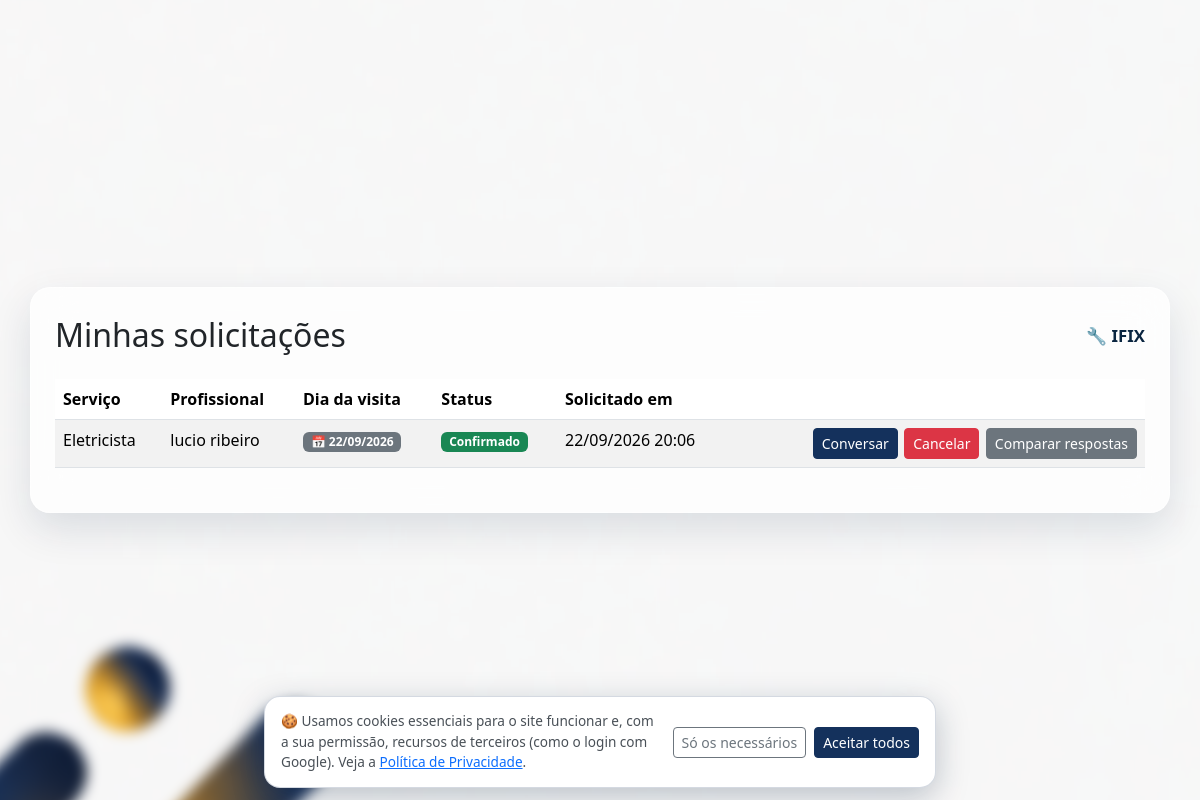
The app's page /servicos/minhas-solicitacoes/ (signed in) with its own data.
### services/models.py (models this page shows, shortened)
class SolicitacaoServico(models.Model):
    STATUS_PENDENTE = 'pendente'
    STATUS_CONFIRMADO = 'confirmado'
    STATUS_CONCLUIDO = 'concluido'
    STATUS_CANCELADO = 'cancelado'
    STATUS_CHOICES = (
        (STATUS_PENDENTE, 'Pendente'),
        (STATUS_CONFIRMADO, 'Confirmado'),
        (STATUS_CONCLUIDO, 'Concluído'),
        (STATUS_CANCELADO, 'Cancelado'),
    )
    usuario = models.ForeignKey(
        settings.AUTH_USER_MODEL,
        on_delete=models.CASCADE,
        related_name='solicitacoes',
    )
    servico = models.ForeignKey(
        Servico,
        on_delete=models.CASCADE,
        related_name='solicitacoes',
    )
    mensagem = models.TextField(blank=True, verbose_name='Mensagem/observações')
    data_visita = models.DateField(
        null=True, blank=True,
        verbose_name='Dia da visita solicitado',
        help_text='Dia escolhido pelo cliente, no calendário, para a visita do profissional.',
    )
    status = models.CharField(max_length=15, choices=STATUS_CHOICES, default=STATUS_PENDENTE)
    visita_concluida_em = models.DateTimeField(
        null=True, blank=True,
        verbose_name='Visita concluída em',
        help_text='Preenchido quando o cliente confirma que o profissional foi até a casa dele, liberando a aba Orçamentos para essa solicitação.',
    )
    TURNO_MANHA = 'manha'
    TURNO_TARDE = 'tarde'
    TURNO_NOITE = 'noite'
    TURNO_QUALQUER = 'qualquer'
    TURNO_CHOICES = (
        (TURNO_MANHA, 'Manhã (8h às 12h)'),
        (TURNO_TARDE, 'Tarde (12h às 18h)'),
        (TURNO_NOITE, 'Noite (18h às 21h)'),
        (TURNO_QUALQUER, 'Qualquer horário'),
    )
    TURNOS_CURTOS = {
        TURNO_MANHA: 'Manhã',
        TURNO_TARDE: 'Tarde',
        TURNO_NOITE: 'Noite',
        TURNO_QUALQUER: 'Qualquer horário',
    }
    turno = models.CharField(
        max_length=10, choices=TURNO_CHOICES, default=TURNO_QUALQUER,
        verbose_name='Turno preferido',
    )
    urgente = models.BooleanField(
        default=False, verbose_name='Urgente (hoje)',
        help_text='O cliente precisa do atendimento hoje; o pedido aparece em destaque para o profissional.',
    )
    grupo = models.UUIDField(
        null=True, blank=True, db_index=True, editable=False,
        help_text='Pedidos criados juntos, para vários profissionais ao mesmo tempo, dividem o mesmo grupo (usado na comparação).',
    )
    latitude = models.FloatField(null=True, blank=True, verbose_name='Latitude do local da visita')
    longitude = models.FloatField(null=True, blank=True, verbose_name='Longitude do local da visita')
    endereco_visita = models.CharField(
        max_length=255, blank=True, verbose_name='Endereço / ponto de referência da visita',
    )
    a_caminho_em = models.DateTimeField(
        null=True, blank=True, verbose_name='Profissional avisou que está a caminho (1ª visita)',
    )
    reagendamentos = models.PositiveSmallIntegerField(
        default=0, verbose_name='Reagendamentos aceitos (1ª visita)',
    )
    cancelado_por = models.ForeignKey(
        settings.AUTH_USER_MODEL, null=True, blank=True, on_delete=models.SET_NULL,
        related_name='solicitacoes_canceladas', verbose_name='Cancelado por',
    )
    cancelado_em = models.DateTimeField(null=True, blank=True, verbose_name='Cancelado em')
    motivo_cancelamento = models.TextField(blank=True, verbose_name='Motivo do cancelamento')
    cancelamento_tardio = models.BooleanField(
        default=False, verbose_name='Cancelamento tardio',
        help_text='Cancelado com menos antecedência do que a regra permite (ver services/regras.py).',
    )
    respondida_em = models.DateTimeField(
        null=True, blank=True, verbose_name='Respondida pelo profissional em',
        help_text='Quando o profissional aceitou ou recusou o pedido (base do tempo de resposta do perfil).',
    )
    criado_em = models.DateTimeField(auto_now_add=True)
    class Meta:
        verbose_name = 'Solicitação de serviço'
        verbose_name_plural = 'Solicitações de serviço'
        ordering = ['-criado_em']
    @property
    def tem_gps(self):
        return self.latitude is not None and self.longitude is not None

class Servico(models.Model):
    profissional = models.ForeignKey(
        settings.AUTH_USER_MODEL,
        on_delete=models.CASCADE,
        related_name='servicos',
        limit_choices_to={'profile__tipo': 'profissional'},
    )
    categoria = models.ForeignKey(
        CategoriaServico,
        on_delete=models.PROTECT,
        related_name='servicos',
    )
    nome = models.CharField(max_length=150, verbose_name='Nome do serviço')  # P4
    slug = models.SlugField(
        max_length=180, unique=True, blank=True,
        help_text='Gerado sozinho (ex.: eletricista-joao-silva-12) - usado na URL da página do serviço.',
    )
    subservico = models.CharField(
        max_length=150, blank=True, verbose_name='Subserviço',
    )  # P4.1 - opção específica dentro do serviço, conforme a categoria
    descricao = models.TextField(verbose_name='Observação')  # P5
    preco_min = models.DecimalField(
        max_digits=10, decimal_places=2,
        validators=[MinValueValidator(0)],
        verbose_name='Preço da visita a partir de (R$)',
    )  # P6
    preco_max = models.DecimalField(
        max_digits=10, decimal_places=2,
        validators=[MinValueValidator(0)],
        verbose_name='Preço da visita até (R$)',
    )  # P6
    duracao_minutos = models.PositiveIntegerField(verbose_name='Duração estimada (minutos)')  # P7
    criado_em = models.DateTimeField(auto_now_add=True)
    atualizado_em = models.DateTimeField(auto_now=True)
    class Meta:
        verbose_name = 'Serviço'
        verbose_name_plural = 'Serviços'
        ordering = ['-criado_em']

### services/views.py (the view)
# urls.py: path('minhas-solicitacoes/', views.minhas_solicitacoes, name='minhas_solicitacoes'),
@user_required
def minhas_solicitacoes(request):
    solicitacoes = SolicitacaoServico.objects.filter(usuario=request.user).exclude(
        status__in=[SolicitacaoServico.STATUS_CONCLUIDO, SolicitacaoServico.STATUS_CANCELADO],
    ).select_related('servico').prefetch_related('anexos')
    return render(request, 'services/minhas_solicitacoes.html', {'solicitacoes': solicitacoes})

### accounts/context_processors.py (called while the page is built)
def google_login(request):
    client_id = getattr(settings, 'GOOGLE_OAUTH_CLIENT_ID', '')
    return {
        'google_client_id': client_id,
        'google_login_habilitado': bool(client_id),
    }

### accounts/models.py (called while the page is built)
    @property
    def is_profissional(self):
        return self.tipo == self.TIPO_PROFISSIONAL

    @property
    def is_usuario(self):
        return self.tipo == self.TIPO_USUARIO

### services/context_processors.py (called while the page is built)
def mensagens_nao_lidas_qs(user):
    return MensagemSolicitacao.objects.filter(
        Q(solicitacao__usuario=user) | Q(solicitacao__servico__profissional=user),
        lida=False,
    ).exclude(autor=user).exclude(
        solicitacao__status=SolicitacaoServico.STATUS_CONCLUIDO,
        solicitacao__avaliacao__isnull=False,
    )

def contagens_do_usuario(user):
    return {
        'mensagens': mensagens_nao_lidas_qs(user).count(),
        'solicitacoes': SolicitacaoServico.objects.filter(
            servico__profissional=user, status=SolicitacaoServico.STATUS_PENDENTE,
        ).count(),
        'orcamentos': Orcamento.objects.filter(
            solicitacao__usuario=user,
            solicitacao__status=SolicitacaoServico.STATUS_CONFIRMADO,
            visualizado_pelo_cliente=False,
        ).count() + SolicitacaoServico.objects.filter(
            servico__profissional=user,
            status=SolicitacaoServico.STATUS_CONFIRMADO,
            visita_concluida_em__isnull=False,
            orcamento__isnull=True,
        ).count(),
    }

def dados_do_sino(user):
    acoes = acoes_pendentes(user)
    nao_lidas = list(user.notificacoes.filter(lida=False)[:8])
    total_nao_lidas = user.notificacoes.filter(lida=False).count()
    total = total_nao_lidas + len(acoes['pedidos']) + len(acoes['reagendamentos']) + len(acoes['orcamentos'])
    assinatura = '-'.join(str(x) for x in (
        total,
        nao_lidas[0].pk if nao_lidas else 0,
        ','.join(str(p.pk) for p in acoes['pedidos']),
        ','.join(str(r.pk) for r in acoes['reagendamentos']),
        ','.join(str(o.pk) for o in acoes['orcamentos']),
    ))
    return {
        'sino_acoes': acoes,
        'sino_notificacoes': nao_lidas,
        'sino_total': total,
        'sino_assinatura': assinatura,
    }

### services/pagamentos/__init__.py (called while the page is built)
def habilitado():
    return bool(getattr(settings, 'PIX_HABILITADO', False))

### services/templates/services/minhas_solicitacoes.html (shortened to what this page needs)
{% extends "base_auth.html" %}
{% block content %}
<div class="blob-stage">
    <div class="blob-stage-card w-100" style="max-width: 1140px;">
    <div class="d-none d-md-flex justify-content-between align-items-center mb-4">
        <h2 class="mb-0">Minhas solicitações</h2>
        <a href="{% url 'home' %}" class="blob-stage-brand-inline">🔧 IFIX</a>
    </div>
    <div class="table-responsive d-none d-md-block">
        <table class="table table-striped bg-white services-table">
            <thead>
                <tr>
                    <th>Serviço</th>
                    <th>Profissional</th>
                    <th>Dia da visita</th>
                    <th>Status</th>
                    <th>Solicitado em</th>
                    <th class="text-end"></th>
                </tr>
            </thead>
            <tbody>
                {% for s in solicitacoes %}
                <tr>
                    <td>{{ s.servico.nome }}</td>
                    <td>{{ s.servico.profissional.get_full_name|default:s.servico.profissional.username }}</td>
                    <td>
                        {% if s.data_visita %}
                            <div class="request-date-cell">
                            <span class="badge text-bg-secondary">📅 {{ s.data_visita|date:"d/m/Y" }}</span>
                            </div>
                        {% else %}
                            <span class="text-muted">-</span>
                        {% endif %}
                    </td>
                    <td><span class="badge {% if s.status == 'confirmado' %}badge-verde{% else %}text-bg-secondary{% endif %}">{{ s.get_status_display }}</span></td>
                    <td>{{ s.criado_em|date:"d/m/Y H:i" }}</td>
                    <td class="text-end">
                        <div class="request-table-actions">
                            {% if s.status == 'confirmado' %}
                            <a href="{% url 'services:conversa_solicitacao' s.pk %}" class="btn btn-primary btn-sm">Conversar</a>
                            {% else %}
                            <span class="text-muted">Esperando resposta...</span>
                            {% endif %}
                            <a class="btn btn-danger btn-sm" href="{% url 'services:cancelar_solicitacao' s.pk %}">Cancelar</a>
                            {% if s.grupo %}<a class="btn btn-secondary btn-sm" href="{% url 'services:comparar_pedido' s.grupo %}">Comparar respostas</a>{% endif %}
                        </div>
                    </td>
                </tr>
                {% empty %}
                <tr><td colspan="6" class="text-muted">Você ainda não solicitou nenhum serviço.</td></tr>
                {% endfor %}
            </tbody>
        </table>
    </div>
    </div>
</div>
{% endblock %}

### records on screen
SolicitacaoServico: servico.nome "Eletricista", servico.profissional.get_full_name "lucio ribeiro", data_visita "22/09/2026", status "Confirmado", criado_em "22/09/2026 20:06", shows "Conversar", shows "Comparar respostas"
